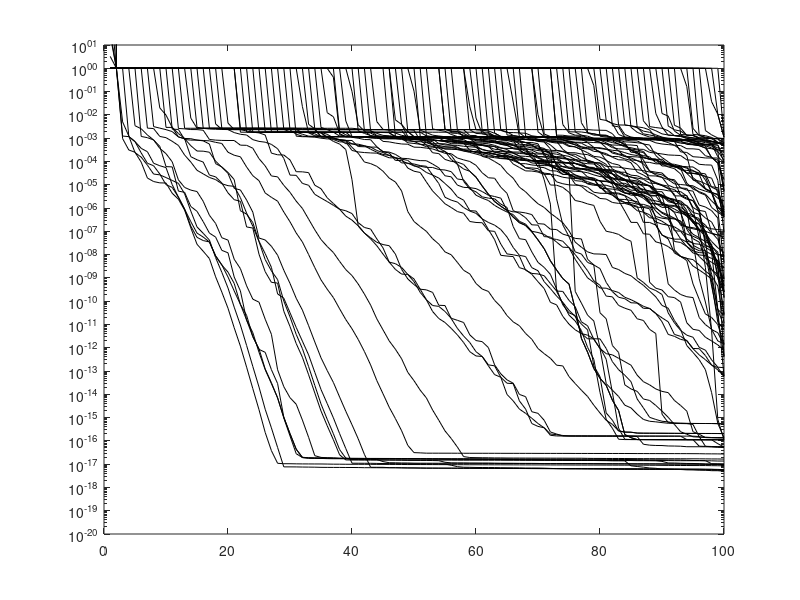

Source code (MATLAB):
close all
clear all
clc

err=importdata("error_ilan.txt");

[m,p]=size(err);

% fix error plots

for j=1:p
    err(1:m,j)=sort(err(1:m,j),'descend');
end


for j=1:p
    semilogy(1:m,err(1:m,j),'-k');
    hold on
end
ylim([1e-20 1e1])